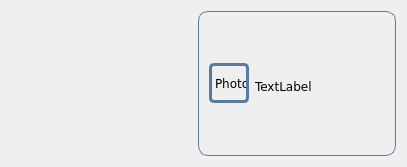
<?xml version="1.0" encoding="UTF-8"?>
<ui version="4.0">
 <class>UserStickerMessage</class>
 <widget class="AbstractMessage" name="UserStickerMessage">
  <property name="geometry">
   <rect>
    <x>0</x>
    <y>0</y>
    <width>407</width>
    <height>167</height>
   </rect>
  </property>
  <property name="minimumSize">
   <size>
    <width>407</width>
    <height>167</height>
   </size>
  </property>
  <property name="font">
   <font>
    <family>Verdana</family>
   </font>
  </property>
  <property name="windowTitle">
   <string>UserStickerMessage</string>
  </property>
  <layout class="QHBoxLayout" name="horizontalLayout_2">
   <item>
    <spacer name="horizontalSpacer">
     <property name="orientation">
      <enum>Qt::Horizontal</enum>
     </property>
     <property name="sizeHint" stdset="0">
      <size>
       <width>196</width>
       <height>20</height>
      </size>
     </property>
    </spacer>
   </item>
   <item>
    <widget class="QWidget" name="frame" native="true">
     <property name="sizePolicy">
      <sizepolicy hsizetype="Fixed" vsizetype="Fixed">
       <horstretch>0</horstretch>
       <verstretch>0</verstretch>
      </sizepolicy>
     </property>
     <property name="styleSheet">
      <string notr="true">QWidget#frame {
	border: 1px solid #567CA4;
	border-radius: 10px;
}</string>
     </property>
     <layout class="QHBoxLayout" name="horizontalLayout">
      <item>
       <widget class="QLabel" name="photo">
        <property name="minimumSize">
         <size>
          <width>40</width>
          <height>40</height>
         </size>
        </property>
        <property name="maximumSize">
         <size>
          <width>40</width>
          <height>40</height>
         </size>
        </property>
        <property name="styleSheet">
         <string notr="true">QLabel {
	border: 3px solid #567CA4;
	border-radius: 5px;

}</string>
        </property>
        <property name="text">
         <string>Photo</string>
        </property>
       </widget>
      </item>
      <item>
       <widget class="QLabel" name="sticker">
        <property name="minimumSize">
         <size>
          <width>130</width>
          <height>128</height>
         </size>
        </property>
        <property name="maximumSize">
         <size>
          <width>130</width>
          <height>128</height>
         </size>
        </property>
        <property name="text">
         <string>TextLabel</string>
        </property>
       </widget>
      </item>
     </layout>
    </widget>
   </item>
  </layout>
 </widget>
 <layoutdefault spacing="6" margin="11"/>
 <customwidgets>
  <customwidget>
   <class>AbstractMessage</class>
   <extends>QWidget</extends>
   <header>abstractmessage.h</header>
   <container>1</container>
  </customwidget>
 </customwidgets>
 <resources/>
 <connections/>
</ui>
